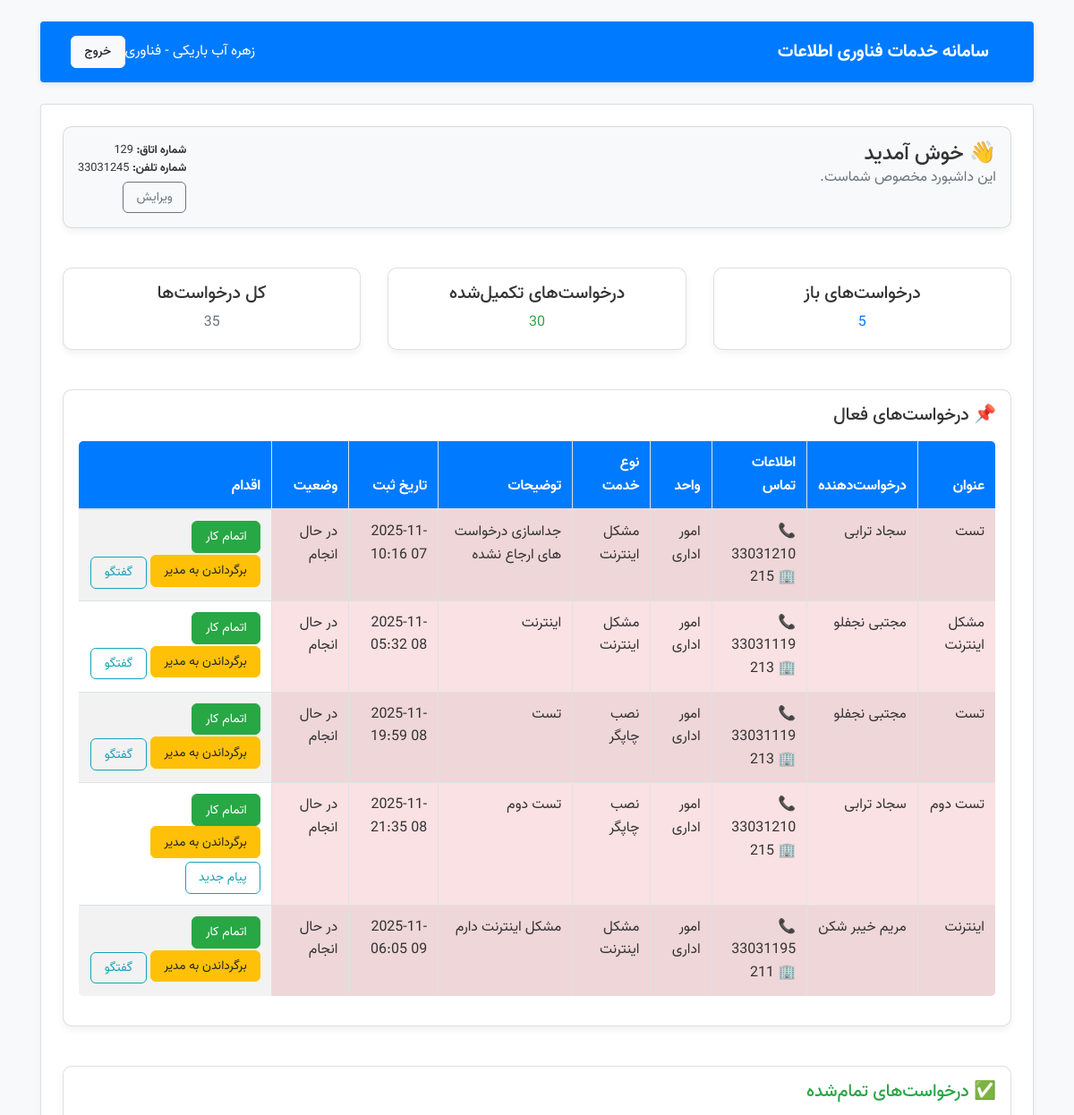
/tickets/expert/ (signed in, upper part), run on an earlier commit of the app's database.
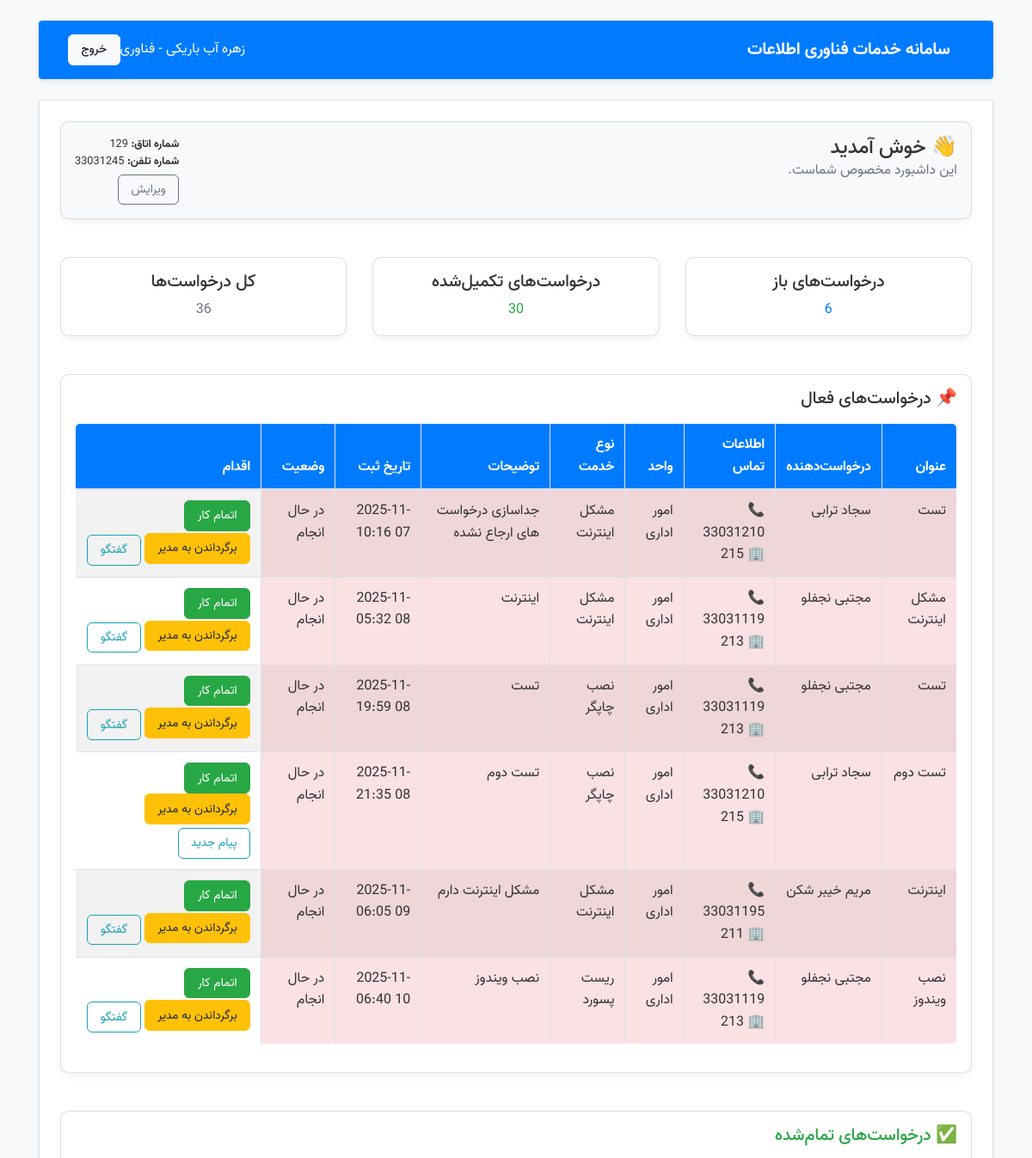
And on a later commit of the database.
### tickets/models.py (models this page shows, shortened)
class Ticket(models.Model):
    title = models.CharField(max_length=200)
    description = models.TextField()
    requester = models.ForeignKey(User, related_name='tickets', on_delete=models.CASCADE)
    unit = models.ForeignKey(Unit, on_delete=models.SET_NULL, null=True)
    service_type = models.ForeignKey(ServiceType, on_delete=models.SET_NULL, null=True)
    status = models.CharField(max_length=20, choices=STATUS_CHOICES, default='new')
    assigned_to = models.ForeignKey(
        User,
        related_name='assigned_tickets',
        on_delete=models.SET_NULL,
        null=True,
        blank=True
    )
    created_at = models.DateTimeField(auto_now_add=True)
    updated_at = models.DateTimeField(auto_now=True)
    notified_to_expert = models.BooleanField(default=False)
    return_status = models.CharField(
        max_length=20,
        choices=RETURN_STATUS_CHOICES,
        default='none'
    )

class User(AbstractUser):
    role = models.CharField(max_length=20, choices=ROLE_CHOICES, default='user')
    unit = models.ForeignKey(Unit, on_delete=models.SET_NULL, null=True, blank=True)
    room_number = models.CharField(max_length=20, blank=True, null=True, verbose_name="شماره اتاق")
    phone_number = models.CharField(max_length=20, blank=True, null=True, verbose_name="شماره تلفن اتاق")

class Unit(models.Model):
    name = models.CharField(max_length=100)
    description = models.TextField(blank=True)

class ServiceType(models.Model):
    name = models.CharField(max_length=100)
    description = models.TextField(blank=True)

### tickets/views.py (the view)
# urls.py: path('expert/', views.expert_dashboard, name='expert_dashboard'),
@login_required
def expert_dashboard(request):
    active_tickets = Ticket.objects.filter(assigned_to=request.user, status__in=['new', 'in_progress']).order_by('created_at')
    done_tickets = Ticket.objects.filter(assigned_to=request.user, status='done').order_by('-created_at')
    for t in list(active_tickets) + list(done_tickets):
        t.has_unread = t.messages.filter(~Q(sender=request.user), is_read=False).exists()
    return render(request, 'tickets/expert_dashboard.html', {
        'active_tickets': active_tickets,
        'done_tickets': done_tickets,
        'open_requests': active_tickets.count(),
        'closed_requests': done_tickets.count(),
        'total_requests': active_tickets.count() + done_tickets.count()
    })

### tickets/templates/tickets/expert_dashboard.html (shortened to what this page needs)
{% extends 'tickets/dashboard_base.html' %}
{% block content %}
{{ block.super }}
<div class="card p-3 shadow-sm mt-4">
    <h5 class="fw-bold mb-3">📌 درخواست‌های فعال</h5>
    {% include 'tickets/_expert_table.html' with tickets=active_tickets %}
</div>
<div class="card p-3 shadow-sm mt-4">
    <h5 class="fw-bold mb-3 text-success">✅ درخواست‌های تمام‌شده</h5>
</div>
{% endblock %}

### tickets/templates/tickets/dashboard_base.html
{% extends 'tickets/base.html' %}
{% load custom_tags %}
{% block content %}
<div class="row mb-4">
    <div class="col-12">
        <div class="card p-3 shadow-sm bg-light d-flex flex-column">
            <div class="d-flex justify-content-between align-items-start">
                <div>
                    <h4 class="fw-bold mb-0">👋 خوش آمدید </h4>
                    <p class="text-muted mb-2">این داشبورد مخصوص شماست.</p>
                </div>
                <div class="text-end">
                    {% if not request.user.room_number or not request.user.phone_number %}
                        <span class="text-danger small d-block mb-1">
                            لطفا شماره تماس خود را صحیح وارد کنید.
                        </span>
                        <a href="{% url 'edit_contact_info' %}" class="btn btn-outline-primary btn-sm">
                            ثبت اطلاعات تماس
                        </a>
                    {% else %}
                        <div class="small">
                            <strong>شماره اتاق:</strong> {{ request.user.room_number }}<br>
                            <strong>شماره تلفن:</strong> {{ request.user.phone_number }}
                        </div>
                        <a href="{% url 'edit_contact_info' %}" class="btn btn-outline-secondary btn-sm mt-1">
                            ویرایش
                        </a>
                    {% endif %}
                </div>
            </div>
        </div>
    </div>
</div>
<div class="row g-3">
    <div class="col-md-4">
        <div class="card text-center p-3 shadow-sm">
            <h5 class="fw-bold">درخواست‌های باز</h5>
            <p class="fs-2 text-primary mb-0">{{ open_requests }}</p>
        </div>
    </div>
    <div class="col-md-4">
        <div class="card text-center p-3 shadow-sm">
            <h5 class="fw-bold">درخواست‌های تکمیل‌شده</h5>
            <p class="fs-2 text-success mb-0">{{ closed_requests }}</p>
        </div>
    </div>
    <div class="col-md-4">
        <div class="card text-center p-3 shadow-sm">
            <h5 class="fw-bold">کل درخواست‌ها</h5>
            <p class="fs-2 text-secondary mb-0">{{ total_requests }}</p>
        </div>
    </div>
</div>
{% endblock %}

### tickets/templates/tickets/_expert_table.html (shortened to what this page needs)
<table class="table table-striped table-bordered">
    <thead>
        <tr>
            <th>عنوان</th>
            <th>درخواست‌دهنده</th>
            <th>اطلاعات تماس</th>
            <th>واحد</th>
            <th>نوع خدمت</th>
            <th>توضیحات</th>
            <th>تاریخ ثبت</th>
            <th>وضعیت</th>
            <th>اقدام</th>
        </tr>
    </thead>
    <tbody>
    {% for t in tickets %}
    <tr>
        <td style="{% if t.status == 'done' %}background-color: rgba(40,167,69,0.15);
                    {% elif t.status == 'in_progress' %}background-color: rgba(220,53,69,0.15);
                    {% else %}background-color: rgba(23,162,184,0.15);{% endif %}">
            {{ t.title }}
        </td>
        <td style="{% if t.status == 'done' %}background-color: rgba(40,167,69,0.15);
                    {% elif t.status == 'in_progress' %}background-color: rgba(220,53,69,0.15);
                    {% else %}background-color: rgba(23,162,184,0.15);{% endif %}">
            {{ t.requester.get_full_name }}
        </td>
        <td style="{% if t.status == 'done' %}background-color: rgba(40,167,69,0.15);
                    {% elif t.status == 'in_progress' %}background-color: rgba(220,53,69,0.15);
                    {% else %}background-color: rgba(23,162,184,0.15);{% endif %}">
            📞 {{ t.requester.phone_number|default:"-" }}<br>
            🏢 {{ t.requester.room_number|default:"-" }}
        </td>
        <td style="{% if t.status == 'done' %}background-color: rgba(40,167,69,0.15);
                    {% elif t.status == 'in_progress' %}background-color: rgba(220,53,69,0.15);
                    {% else %}background-color: rgba(23,162,184,0.15);{% endif %}">
            {{ t.requester.unit.name }}
        </td>
        <td style="{% if t.status == 'done' %}background-color: rgba(40,167,69,0.15);
                    {% elif t.status == 'in_progress' %}background-color: rgba(220,53,69,0.15);
                    {% else %}background-color: rgba(23,162,184,0.15);{% endif %}">
            {{ t.service_type.name }}
        </td>
        <td style="{% if t.status == 'done' %}background-color: rgba(40,167,69,0.15);
                    {% elif t.status == 'in_progress' %}background-color: rgba(220,53,69,0.15);
                    {% else %}background-color: rgba(23,162,184,0.15);{% endif %}">
            {{ t.description }}
        </td>
        <td style="{% if t.status == 'done' %}background-color: rgba(40,167,69,0.15);
                    {% elif t.status == 'in_progress' %}background-color: rgba(220,53,69,0.15);
                    {% else %}background-color: rgba(23,162,184,0.15);{% endif %}">
            {{ t.created_at|date:"Y-m-d H:i" }}
        </td>
        <td style="{% if t.status == 'done' %}background-color: rgba(40,167,69,0.15);
                    {% elif t.status == 'in_progress' %}background-color: rgba(220,53,69,0.15);
                    {% else %}background-color: rgba(23,162,184,0.15);{% endif %}">
            {{ t.get_status_display }}
        </td>
        <td>
            {% if t.status != 'done' %}
                <form method="post" action="{% url 'mark_done' t.id %}" style="display:inline;">
                    <button type="submit" class="btn btn-success btn-sm me-1">اتمام کار</button>
                </form>
                <form method="post" action="{% url 'return_to_manager' t.id %}" style="display:inline;">
                    <button type="submit" class="btn btn-warning btn-sm me-1">برگرداندن به مدیر</button>
                </form>
            {% else %}
                انجام شده
            {% endif %}
            {% if t.has_unread %}
                <a href="{% url 'ticket_messages' t.id %}" class="btn btn-sm btn-outline-info mt-1 blink">پیام جدید</a>
            {% else %}
                <a href="{% url 'ticket_messages' t.id %}" class="btn btn-sm btn-outline-info mt-1">گفتگو</a>
            {% endif %}
        </td>
    </tr>
    {% empty %}
    <tr><td colspan="9" class="text-center">هیچ موردی نیست</td></tr>
    {% endfor %}
    </tbody>
</table>

What changed in the data, as far as the page shows it:
added Ticket: title "نصب ویندوز", requester.get_full_name "مجتبی نجفلو", requester.phone_number "33031119", requester.room_number "213", requester.unit.name "امور اداری", service_type.name "ریست پسورد", description "نصب ویندوز", created_at "2025-11-10 06:40", status "در حال انجام", shows "اتمام کار", shows "گفتگو"
Also different on the page:
{{ open_requests }}: "5" → "6"
{{ total_requests }}: "35" → "36"
